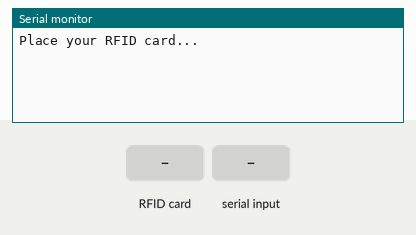
This sketch was run on a simulated Arduino Uno, built with avr-gcc and run on an emulated ATmega328P. On the bench: the last lines printed to the serial monitor. The test bench sets the inputs (shaded band).

Above: at 1.2 s.
1.3 s: RFID card 5E 7A 19 C4 held to the reader
At 2.5 s:
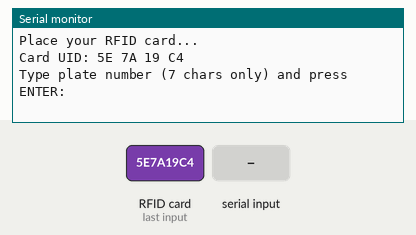
2.8 s: "90,45\n" received over Serial
At 4.3 s:
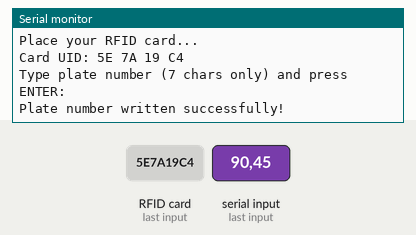
5.8 s: "30,150\n" received over Serial
At 6.6 s:
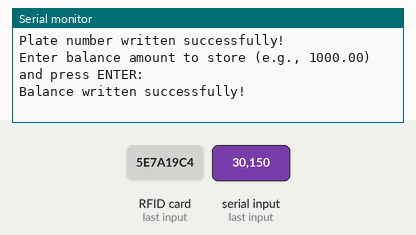

Measured:
- after the input at 1.3 s, the serial monitor: prints a new line at once (image 1)
- after the input at 2.8 s, the serial monitor: prints a new line at once (image 2)
- after the input at 5.8 s, the serial monitor: prints a new line at once (image 3)

The sketch:

register_card.ino
```cpp
#include <SPI.h>
#include <MFRC522.h>

#define SS_PIN 10
#define RST_PIN 9
MFRC522 rfid(SS_PIN, RST_PIN);
MFRC522::MIFARE_Key key;

void setup() {
  Serial.begin(9600);
  SPI.begin();
  rfid.PCD_Init();
  Serial.println("Place your RFID card...");
}

void loop() {
  if (!rfid.PICC_IsNewCardPresent() || !rfid.PICC_ReadCardSerial()) {
    return;
  }

  Serial.print("Card UID:");
  for (byte i = 0; i < rfid.uid.size; i++) {
    Serial.print(rfid.uid.uidByte[i] < 0x10 ? " 0" : " ");
    Serial.print(rfid.uid.uidByte[i], HEX);
  }
  Serial.println();

  byte plateBlock = 1;
  byte balanceBlock = 2;
  byte data[16];
  memset(data, 0, 16);

  Serial.println("Type plate number (7 chars only) and press ENTER:");
  while (!Serial.available());

  String plate = Serial.readStringUntil('\n');
  plate.trim();

  // Enforce exactly 7 characters, pad with spaces if needed
  if (plate.length() < 7) {
    while (plate.length() < 7) {
      plate += ' ';
    }
  } else if (plate.length() > 7) {
    plate = plate.substring(0, 7);
  }

  // Copy to data buffer
  plate.getBytes(data, 8); // +1 for null terminator (safe), but block is 16 bytes

  for (byte i = 0; i < 6; i++) key.keyByte[i] = 0xFF;
  MFRC522::StatusCode status = rfid.PCD_Authenticate(MFRC522::PICC_CMD_MF_AUTH_KEY_A, plateBlock, &key, &(rfid.uid));
  if (status != MFRC522::STATUS_OK) {
    Serial.print("Auth failed: "); Serial.println(rfid.GetStatusCodeName(status));
    return;
  }

  status = rfid.MIFARE_Write(plateBlock, data, 16);
  if (status != MFRC522::STATUS_OK) {
    Serial.print("Write failed: "); Serial.println(rfid.GetStatusCodeName(status));
  } else {
    Serial.println("Plate number written successfully!");
  }

  delay(2000);

  float balance = 0.0;
  Serial.println("Enter balance amount to store (e.g., 1000.00) and press ENTER:");

  while (!Serial.available());
  String balanceStr = Serial.readStringUntil('\n');
  balance = balanceStr.toFloat();

  byte balanceData[16];
  memcpy(balanceData, &balance, sizeof(balance));

  status = rfid.PCD_Authenticate(MFRC522::PICC_CMD_MF_AUTH_KEY_A, balanceBlock, &key, &(rfid.uid));
  if (status != MFRC522::STATUS_OK) {
    Serial.print("Auth failed: "); Serial.println(rfid.GetStatusCodeName(status));
    return;
  }

  status = rfid.MIFARE_Write(balanceBlock, balanceData, 16);
  if (status != MFRC522::STATUS_OK) {
    Serial.print("Write failed: "); Serial.println(rfid.GetStatusCodeName(status));
  } else {
    Serial.println("Balance written successfully!");
  }

  delay(2000);

  byte readBuffer[18];
  byte size = sizeof(readBuffer);

  status = rfid.MIFARE_Read(plateBlock, readBuffer, &size);
  if (status != MFRC522::STATUS_OK) {
    Serial.print("Plate Read failed: "); Serial.println(rfid.GetStatusCodeName(status));
  } else {
    Serial.print("Stored plate number: ");
    for (int i = 0; i < 7; i++) {
      Serial.print((char)readBuffer[i]);
    }
    Serial.println();
  }

  status = rfid.MIFARE_Read(balanceBlock, readBuffer, &size);
  if (status != MFRC522::STATUS_OK) {
    Serial.print("Balance Read failed: "); Serial.println(rfid.GetStatusCodeName(status));
  } else {
    float storedBalance;
    memcpy(&storedBalance, readBuffer, sizeof(float));
    Serial.print("Stored balance: ");
    Serial.println(storedBalance, 2);
  }

  rfid.PICC_HaltA();
  rfid.PCD_StopCrypto1();
}
```
